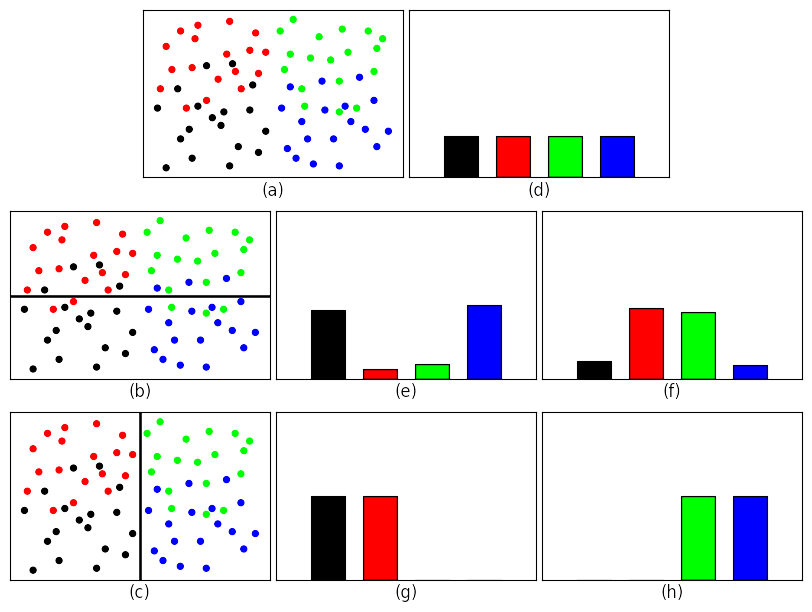

The Python source for this figure:
import matplotlib.gridspec as gridspec
import matplotlib.pyplot as plt
import numpy as np
import sys

import os
parent_dir = os.path.dirname(os.path.dirname(os.path.abspath(__file__)))
sys.path.insert(0, parent_dir)
import barchart
import linegraph
import scatterplot


def main(figureSaveLocation):
    """Create an image that shows the impact that different splits have on the purity of two child nodes in a decision tree.

    @type figureSaveLocation - str
    @use  figureSaveLocation - The location where the figure will be saved.
    """

    # Class 1 data and control variables.
    class1X = np.array([0.0, 0.3, 0.7, 0.8, 1.1, 1.2, 1.4, 1.7, 1.9, 2.2, 2.3, 2.5, 2.6, 2.8, 3.2, 3.3, 3.5, 3.75])
    class1Y = np.array([3.3, 0.2, 4.3, 1.7, 2.2, 0.7, 3.4, 5.5, 2.8, 2.4, 3.1, 0.3, 5.6, 1.3, 3.2, 4.5, 1.0, 2.1])
    class1Color = '#000000'  # Black
    class1Size = 30
    class1BarXLoc = 0
    class1BarWidth = 0.5

    # Class 2 data and control variables.
    class2X = np.array([0.1, 0.3, 0.5, 0.8, 1.0, 1.2, 1.3, 1.4, 1.7, 2.1, 2.4, 2.5, 2.7, 2.9, 3.2, 3.4, 3.5, 3.75])
    class2Y = np.array([4.3, 6.5, 5.3, 7.3, 3.3, 5.4, 6.9, 7.6, 3.7, 4.8, 6.1, 7.8, 5.2, 4.3, 6.3, 7.2, 5.1, 6.2])
    class2Color = '#FF0000'  # Red
    class2Size = 30
    class2BarXLoc = 0.75
    class2BarWidth = 0.5

    # Class 3 data and control variables.
    class3X = np.array([4.25, 4.4, 4.6, 4.7, 5.0, 5.1, 5.3, 5.6, 6.0, 6.3, 6.3, 6.4, 6.6, 6.9, 7.3, 7.5, 7.6, 7.8])
    class3Y = np.array([7.3, 5.3, 6.1, 7.9, 4.3, 3.4, 5.9, 7.0, 5.8, 3.1, 4.7, 7.4, 6.2, 3.3, 7.3, 5.2, 6.4, 6.9])
    class3Color = '#00FF00'  # Green
    class3Size = 30
    class3BarXLoc = 1.5
    class3BarWidth = 0.5

    # Class 4 data and control variables.
    class4X = np.array([4.3, 4.5, 4.6, 4.8, 5.0, 5.2, 5.4, 5.7, 5.8, 6.1, 6.3, 6.5, 6.7, 7.0, 7.2, 7.5, 7.6, 8.0])
    class4Y = np.array([3.3, 1.2, 4.4, 0.7, 2.6, 1.7, 0.4, 4.7, 3.2, 1.7, 0.3, 3.4, 2.6, 4.9, 2.2, 3.7, 1.3, 2.1])
    class4Color = '#0000FF'  # Blue
    class4Size = 30
    class4BarXLoc = 2.25
    class4BarWidth = 0.5

    # Aggregate all class information.
    scatterXValues = [class1X, class2X, class3X, class4X]  # The X values for the four different classes.
    scatterXAllValues = [j for i in scatterXValues for j in i]  # A list of the X values for all the datapoints.
    scatterXMin = min(scatterXAllValues)
    scatterXMax = max(scatterXAllValues)
    scatterYValues = [class1Y, class2Y, class3Y, class4Y]  # The Y values for the four different classes.
    scatterYAllValues = [j for i in scatterYValues for j in i]  # A list of the Y values for all the datapoints.
    scatterYMin = min(scatterYAllValues)
    scatterYMax = max(scatterYAllValues)
    colors = [class1Color, class2Color, class3Color, class4Color]  # The colors for the different classes.
    sizes = [class1Size, class2Size, class3Size, class4Size]  # The size of the markers for the scatterplots.
    barChartXLocations = [class1BarXLoc, class2BarXLoc, class3BarXLoc, class4BarXLoc]  # The locations on the X axis of the bars in the barchart.
    barChartWidths = [class1BarWidth, class2BarWidth, class3BarWidth, class4BarWidth]  # The widths of the individual bars.
    scatterZorders = [0, 1, 2, 3]  # Used to determine which points should be plotted on top of which other ones (class 1 is on the bottom and 4 on the top).
    lineZorder = [min(scatterZorders) - 1]  # Put the line below all points.
    midPlotHorizontalSplit = 4.0  # The location on the Y axis to make the split.
    botPlotVerticalSplit = 4.0  # The location on the X axis to make the split.

    # Create the figure, the grids for the subplots and determine the spacing for the subplots.
    currentFigure = plt.figure()
    gsTopRow = gridspec.GridSpec(3, 6)
    gsMidRow = gridspec.GridSpec(3, 6)
    gsBotRow = gridspec.GridSpec(3, 6)
    gsTopRow.update(left=0.005, right=0.995, bottom=0.05, top=1, wspace=0.05)#, hspace=0.05)
    gsMidRow.update(left=0.005, right=0.995, bottom=0.05, top=1, wspace=0.05)#, hspace=0.05)
    gsBotRow.update(left=0.005, right=0.995, bottom=0.05, top=1, wspace=0.05)#, hspace=0.05)

    # Create the scatter plots of the data, and for the middle and bottom rows add a horizontal and vertical line respectively.
    topRowScatterPlot = plt.subplot(gsTopRow[0, 1:3])  # Scatter plot for the top row takes up the second and thrid of the six columns.
    scatterplot.graphGeneration(scatterXValues, scatterYValues, currentFigure=currentFigure, colors=colors, sizes=sizes, zorders=scatterZorders)
    topRowScatterPlot.set_xlim(left=scatterXMin - 0.5, right=scatterXMax + 0.5)
    topRowScatterPlot.set_ylim(bottom=scatterYMin - 0.5, top=scatterYMax + 0.5)
    midRowScatterPlot = plt.subplot(gsMidRow[1, :2])  # Scatter plot for the middle row takes up the first and second of the six columns.
    scatterplot.graphGeneration(scatterXValues, scatterYValues, currentFigure=currentFigure, colors=colors, sizes=sizes, zorders=scatterZorders)
    midRowScatterPlot.set_xlim(left=scatterXMin - 0.5, right=scatterXMax + 0.5)
    midRowScatterPlot.set_ylim(bottom=scatterYMin - 0.5, top=scatterYMax + 0.5)
    linegraph.graphGeneration([[scatterXMin - 0.5, scatterXMax + 0.5]], [[midPlotHorizontalSplit, midPlotHorizontalSplit]], currentFigure=currentFigure, markerSizes=[0], lineWidths=[2], zorders=lineZorder)
    botRowScatterPlot = plt.subplot(gsBotRow[2, :2])  # Scatter plot for the bottom row takes up the first and second of the six columns.
    scatterplot.graphGeneration(scatterXValues, scatterYValues, currentFigure=currentFigure, colors=colors, sizes=sizes, zorders=scatterZorders)
    botRowScatterPlot.set_xlim(left=scatterXMin - 0.5, right=scatterXMax + 0.5)
    botRowScatterPlot.set_ylim(bottom=scatterYMin - 0.5, top=scatterYMax + 0.5)
    linegraph.graphGeneration([[botPlotVerticalSplit, botPlotVerticalSplit]], [[scatterYMin - 0.5, scatterYMax + 0.5]], currentFigure=currentFigure, markerSizes=[0], lineWidths=[2], zorders=lineZorder)

    # Create the bar chart for the top row.
    topRowBarChart = plt.subplot(gsTopRow[0, 3:-1])  # Bar chart for the top row takes up the fourth and fifth of the six columns.
    class1BarHeight = len(class1X)
    class2BarHeight = len(class2X)
    class3BarHeight = len(class3X)
    class4BarHeight = len(class4X)
    barHeightValues = [class1BarHeight, class2BarHeight, class3BarHeight, class4BarHeight]
    totalObservations = sum(barHeightValues)  # Determine how many datapoints are in the scatter plot.
    barHeightValues = [i / totalObservations for i in barHeightValues]  # The height of each bar is the fraction of the total datapoints from the class the bar corresponds to.
    barchart.graphGeneration(barChartXLocations, barHeightValues, currentFigure=currentFigure, colors=colors, widths=barChartWidths)
    topRowBarChart.set_xlim(left=min(barChartXLocations) - 0.5, right=max(barChartXLocations) + (0.5 + class4BarWidth))  # Get the same amount of white space on the left of the class 1 bar and right of the class 4 bar.
    topRowBarChart.set_ylim(bottom=0.0, top=1.0)

    # Create the left bar chart for the middle row.
    midRowLeftBarChart = plt.subplot(gsMidRow[1, 2:4])  # Left bar chart for the middle row takes up the third and fourth of the six columns.
    class1LeftPlotBarHeight = len([i for i in class1Y if i <= midPlotHorizontalSplit])  # The number of class 1 points in the left split is the number with Y value <= the Y value of the horizontal split.
    class2LeftPlotBarHeight = len([i for i in class2Y if i <= midPlotHorizontalSplit])  # The number of class 2 points in the left split is the number with Y value <= the Y value of the horizontal split.
    class3LeftPlotBarHeight = len([i for i in class3Y if i <= midPlotHorizontalSplit])  # The number of class 3 points in the left split is the number with Y value <= the Y value of the horizontal split.
    class4LeftPlotBarHeight = len([i for i in class4Y if i <= midPlotHorizontalSplit])  # The number of class 4 points in the left split is the number with Y value <= the Y value of the horizontal split.
    barHeightValues = [class1LeftPlotBarHeight, class2LeftPlotBarHeight, class3LeftPlotBarHeight, class4LeftPlotBarHeight]
    totalObservationsInSplit = sum(barHeightValues)  # Determine how many datapoints are below or on the line in the scatter plot.
    barHeightValues = [i / totalObservationsInSplit for i in barHeightValues] # The height of each bar is the fraction of the total datapoints from the class the bar corresponds to.
    barchart.graphGeneration(barChartXLocations, barHeightValues, currentFigure=currentFigure, colors=colors, widths=barChartWidths)
    midRowLeftBarChart.set_xlim(left=min(barChartXLocations) - 0.5, right=max(barChartXLocations) + (0.5 + class4BarWidth))  # Get the same amount of white space on the left of the class 1 bar and right of the class 4 bar.
    midRowLeftBarChart.set_ylim(bottom=0.0, top=1.0)

    # Create the right bar chart for the middle row.
    midRowRightBarChart = plt.subplot(gsMidRow[1, 4:])  # Right bar chart for the middle row takes up the fifth and sixth of the six columns.
    class1RightPlotBarHeight = len([i for i in class1Y if i > midPlotHorizontalSplit])  # The number of class 1 points in the right split is the number with Y value > the Y value of the horizontal split.
    class2RightPlotBarHeight = len([i for i in class2Y if i > midPlotHorizontalSplit])  # The number of class 2 points in the right split is the number with Y value > the Y value of the horizontal split.
    class3RightPlotBarHeight = len([i for i in class3Y if i > midPlotHorizontalSplit])  # The number of class 3 points in the right split is the number with Y value > the Y value of the horizontal split.
    class4RightPlotBarHeight = len([i for i in class4Y if i > midPlotHorizontalSplit])  # The number of class 4 points in the right split is the number with Y value > the Y value of the horizontal split.
    barHeightValues = [class1RightPlotBarHeight, class2RightPlotBarHeight, class3RightPlotBarHeight, class4RightPlotBarHeight]
    totalObservationsInSplit = sum(barHeightValues)  # Determine how many datapoints are above the line in the scatter plot.
    barHeightValues = [i / totalObservationsInSplit for i in barHeightValues] # The height of each bar is the fraction of the total datapoints from the class the bar corresponds to.
    barchart.graphGeneration(barChartXLocations, barHeightValues, currentFigure=currentFigure, colors=colors, widths=barChartWidths)
    midRowRightBarChart.set_xlim(left=min(barChartXLocations) - 0.5, right=max(barChartXLocations) + (0.5 + class4BarWidth))  # Get the same amount of white space on the left of the class 1 bar and right of the class 4 bar.
    midRowRightBarChart.set_ylim(bottom=0.0, top=1.0)

    # Create the left bar chart for the bottom row.
    botRowLeftBarChart = plt.subplot(gsBotRow[2, 2:4])  # Left bar chart for the bottom row takes up the third and fourth of the six columns.
    class1LeftPlotBarHeight = len([i for i in class1X if i <= botPlotVerticalSplit])  # The number of class 1 points in the right split is the number with X value <= the X value of the vertical split.
    class2LeftPlotBarHeight = len([i for i in class2X if i <= botPlotVerticalSplit])  # The number of class 2 points in the right split is the number with X value <= the X value of the vertical split.
    class3LeftPlotBarHeight = len([i for i in class3X if i <= botPlotVerticalSplit])  # The number of class 3 points in the right split is the number with X value <= the X value of the vertical split.
    class4LeftPlotBarHeight = len([i for i in class4X if i <= botPlotVerticalSplit])  # The number of class 4 points in the right split is the number with X value <= the X value of the vertical split.
    barHeightValues = [class1LeftPlotBarHeight, class2LeftPlotBarHeight, class3LeftPlotBarHeight, class4LeftPlotBarHeight]
    totalObservationsInSplit = sum(barHeightValues)  # Determine how many datapoints are to the left or on the line in the scatter plot.
    barHeightValues = [i / totalObservationsInSplit for i in barHeightValues] # The height of each bar is the fraction of the total datapoints from the class the bar corresponds to.
    barchart.graphGeneration(barChartXLocations, barHeightValues, currentFigure=currentFigure, colors=colors, widths=barChartWidths)
    botRowLeftBarChart.set_xlim(left=min(barChartXLocations) - 0.5, right=max(barChartXLocations) + (0.5 + class4BarWidth))  # Get the same amount of white space on the left of the class 1 bar and right of the class 4 bar.
    botRowLeftBarChart.set_ylim(bottom=0.0, top=1.0)

    # Create the rigt bar chart for the bottom row.
    botRowRightBarChart = plt.subplot(gsBotRow[2, 4:])  # Right bar chart for the bottom row takes up the fifth and sixth of the six columns.
    class1RightPlotBarHeight = len([i for i in class1X if i > botPlotVerticalSplit])  # The number of class 1 points in the right split is the number with X value > the X value of the vertical split.
    class2RightPlotBarHeight = len([i for i in class2X if i > botPlotVerticalSplit])  # The number of class 2 points in the right split is the number with X value > the X value of the vertical split.
    class3RightPlotBarHeight = len([i for i in class3X if i > botPlotVerticalSplit])  # The number of class 3 points in the right split is the number with X value > the X value of the vertical split.
    class4RightPlotBarHeight = len([i for i in class4X if i > botPlotVerticalSplit])  # The number of class 4 points in the right split is the number with X value > the X value of the vertical split.
    barHeightValues = [class1RightPlotBarHeight, class2RightPlotBarHeight, class3RightPlotBarHeight, class4RightPlotBarHeight]
    totalObservationsInSplit = sum(barHeightValues)  # Determine how many datapoints are to the right of the line in the scatter plot.
    barHeightValues = [i / totalObservationsInSplit for i in barHeightValues] # The height of each bar is the fraction of the total datapoints from the class the bar corresponds to.
    barchart.graphGeneration(barChartXLocations, barHeightValues, currentFigure=currentFigure, colors=colors, widths=barChartWidths)
    botRowRightBarChart.set_xlim(left=min(barChartXLocations) - 0.5, right=max(barChartXLocations) + (0.5 + class4BarWidth))  # Get the same amount of white space on the left of the class 1 bar and right of the class 4 bar.
    botRowRightBarChart.set_ylim(bottom=0.0, top=1.0)

    # Make all the tick marks invisible, and label the x axes.
    labels = ['(h)', '(g)', '(f)', '(e)', '(d)', '(c)', '(b)', '(a)']
    for ax in currentFigure.get_axes():
        removeTickMarks(ax, xAxis=True, yAxis=True)
        currentLabel = labels.pop()
        setLabels(ax, xLabel=currentLabel)
        ax.xaxis.set_label_coords(0.5, -0.025)

    plt.savefig(figureSaveLocation, bbox_inches='tight', transparent=True)
    plt.show()

def setLabels(axes, xLabel='', yLabel=''):
    """Set the X and Y labels of the axes.
    """

    axes.set_xlabel(xLabel)
    axes.set_ylabel(yLabel)

def hideAxesLabelling(axes, xAxis=False, yAxis=False):
    """Hides all tick marks, tick labels, axis labels, etc.
    """

    if xAxis:
        axes.xaxis.set_visible(False)
    if yAxis:
        axes.yaxis.set_visible(False)

def removeTickMarks(axes, xAxis=False, yAxis=False):
    """Removes all tick marks.
    """

    if xAxis:
        axes.set_xticks([])
    if yAxis:
        axes.set_yticks([])

def removeTickLabels(axes, xAxis=False, yAxis=False):
    """Removes that tick labels.
    """

    if xAxis:
        axes.set_xticklabels([])
    if yAxis:
        axes.set_yticklabels([])


if __name__ == '__main__':
    main(sys.argv[1])
